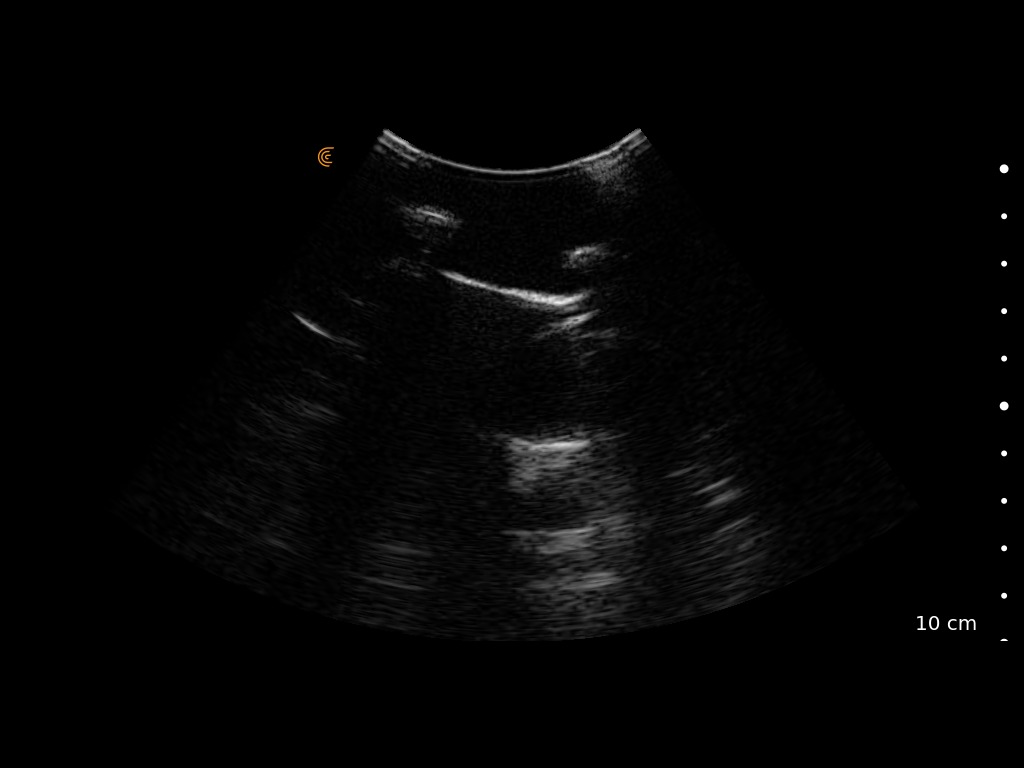
%> input picture data/clarius/Lung_Exam-01-Apr-2022/tar1_man.jpeg, 1024 x 768 px; its folder holds 3 pictures in this run
$ octave examine_US_quality.m   (GNU Octave 9; MATLAB toolbox functions it lacks are replaced by stand-ins)
%> lines starting %> are read from the running program, lines starting %| are printed output that depends on the picture
%% US image quality experiment with active-sensing-ee
clc; clear; close all

%% load data
file_dir = './data/clarius/';
experiment = 'Lung_Exam-01-Apr-2022/';
imgs = dir([file_dir, experiment, '*.jpeg']);

nimgs = length(imgs);
height = 768;       % clarius export setting
width = 1024;
bscan = zeros(height, width, nimgs, 'uint8');
for i=1:1:nimgs
   curr_file = imgs(i).name;
   curr_img = imread([file_dir,experiment,curr_file]);
%> curr_img is the input picture: size 768x1024x3 uint8; mean R, G, B 4.3, 4.3, 4.3
   bscan(:,:,i) = rgb2gray(curr_img);
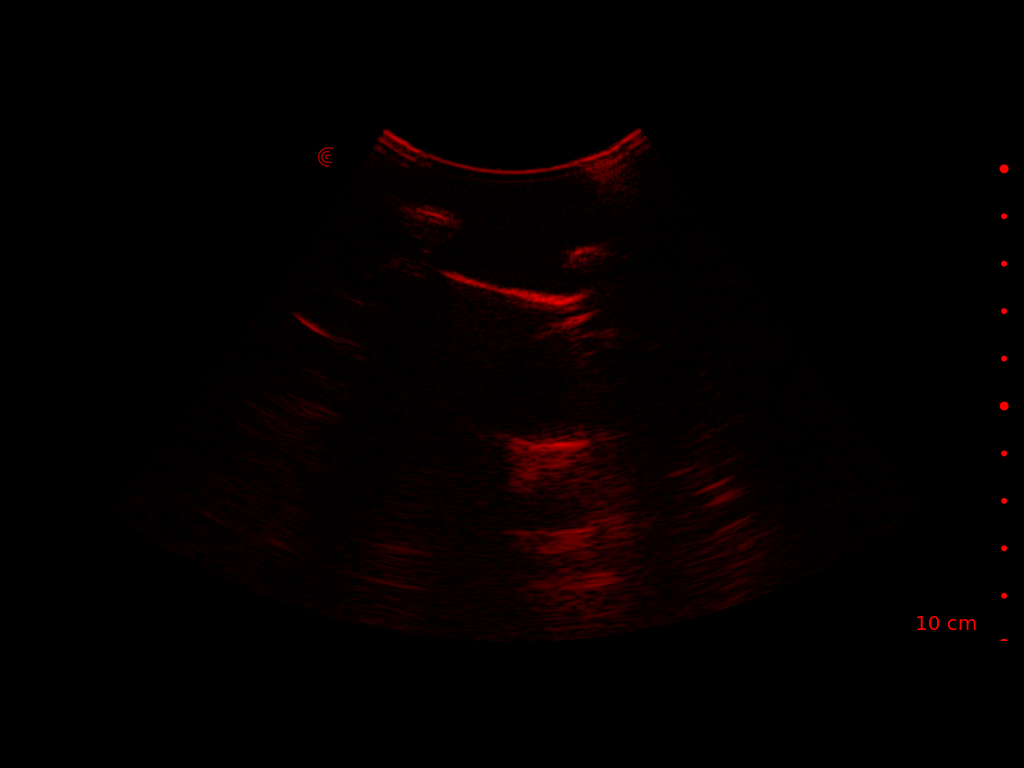
%> bscan: size 768x1024x3 uint8; mean R, G, B 4.3, 0, 0
end
%> pass 2 of the loop `for i=1:1:nimgs`:
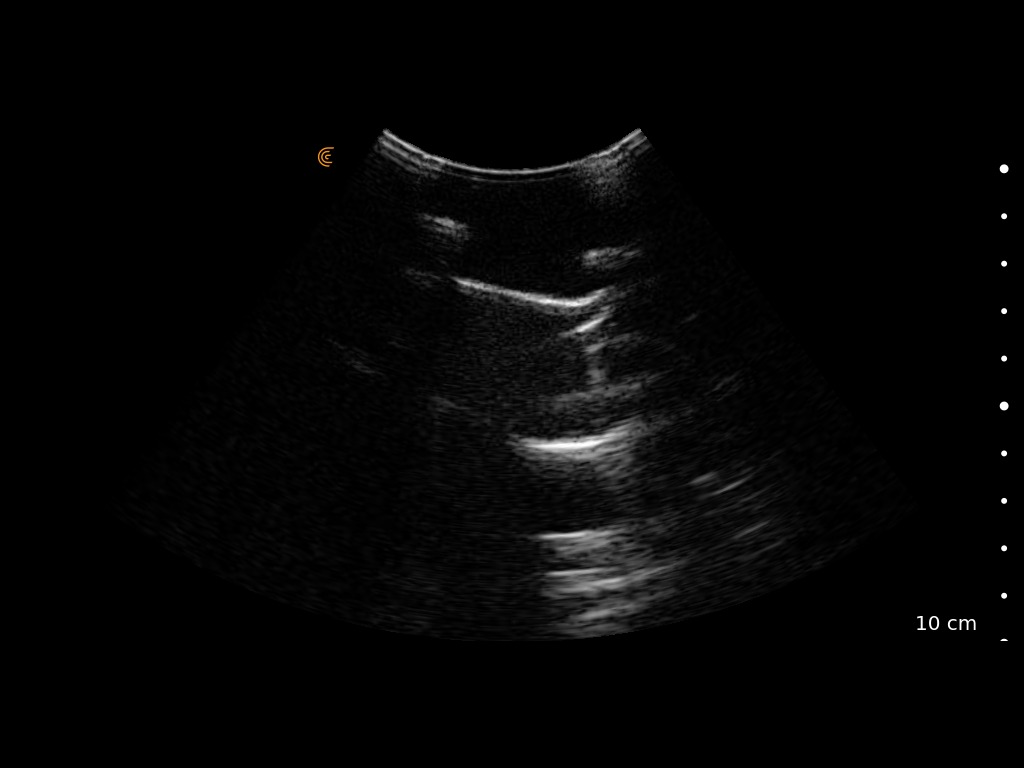
%> input picture data/clarius/Lung_Exam-01-Apr-2022/tar1_robo.jpeg, 1024 x 768 px
%> curr_img is the input picture: size 768x1024x3 uint8; mean R, G, B 5.1, 5.1, 5.1
%> `bscan(:,:,i) = rgb2gray(curr_img);`:
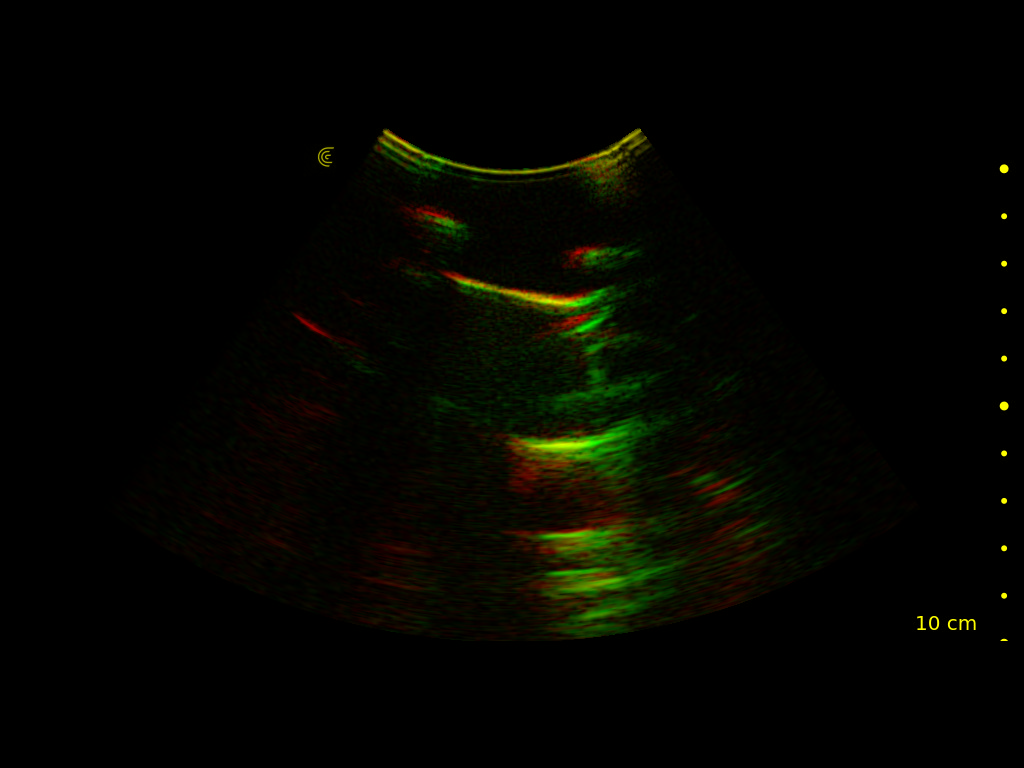
%> bscan: size 768x1024x3 uint8; mean R, G, B 4.3, 5.1, 0
%> pass 3 of the loop `for i=1:1:nimgs`:
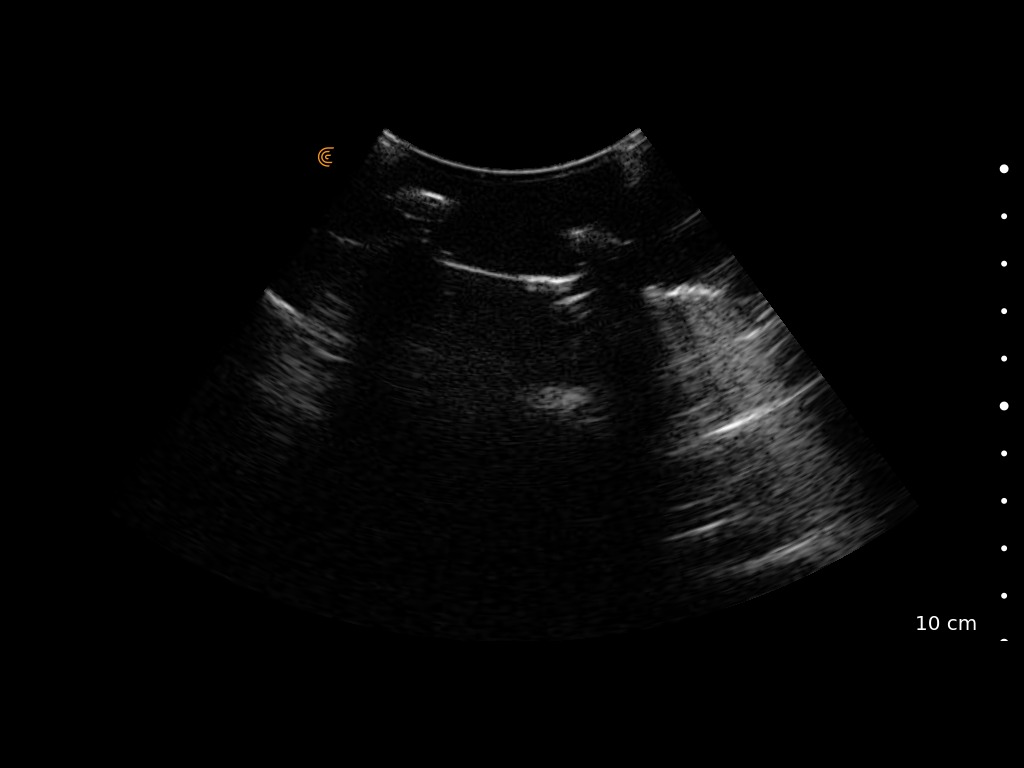
%> input picture data/clarius/Lung_Exam-01-Apr-2022/tar2_man.jpeg, 1024 x 768 px
%> curr_img is the input picture: size 768x1024x3 uint8; mean R, G, B 6, 6, 6
%> `bscan(:,:,i) = rgb2gray(curr_img);`:
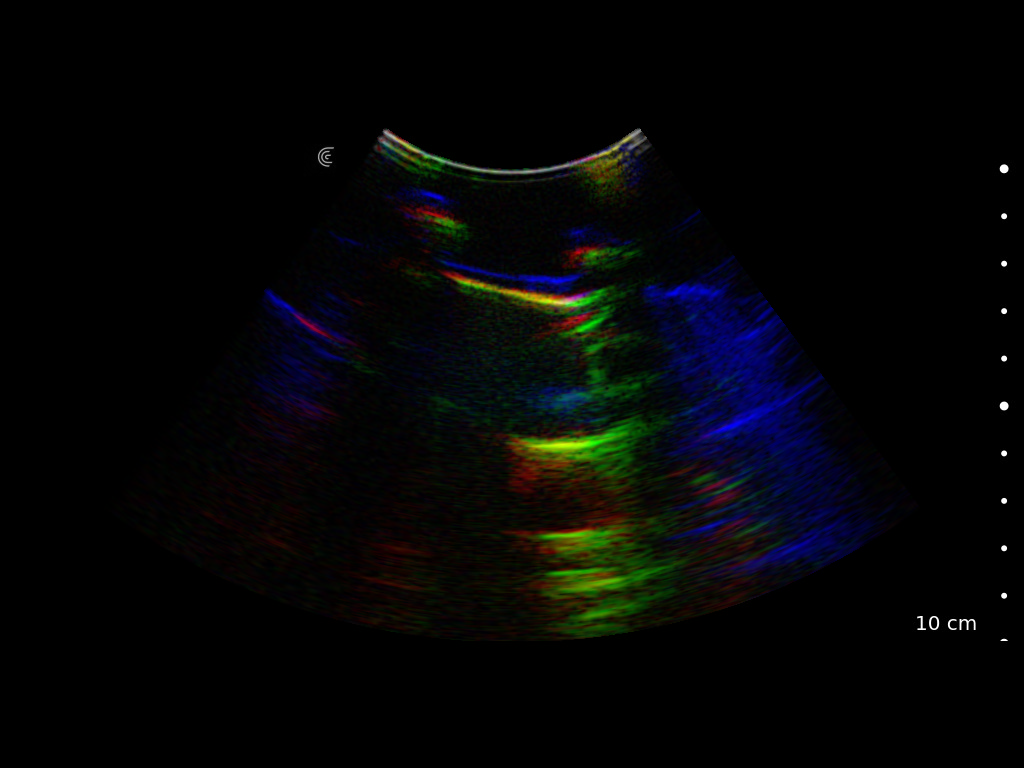
%> bscan: size 768x1024x3 uint8; mean R, G, B 4.3, 5.1, 6

% crop image
bscan_cropped = [];
% == crop frame
frm_top = 120; frm_bot = height - 120;
frm_left = 110; frm_right = width - 110;
% == remove clarius logo
logo_top = 20; logo_bot = 60;
logo_left = 202; logo_right = 233;
for i = 1:nimgs
    curr_img = bscan(:,:,i);
    curr_img = curr_img(frm_top:frm_bot,frm_left:frm_right);
    curr_img(logo_top:logo_bot,logo_left:logo_right) = 0;
    bscan_cropped = cat(3,bscan_cropped,curr_img);
end
%> this loop made 3 passes
%> pass 1, `curr_img = curr_img(frm_top:frm_bot,frm_left:frm_right);`:
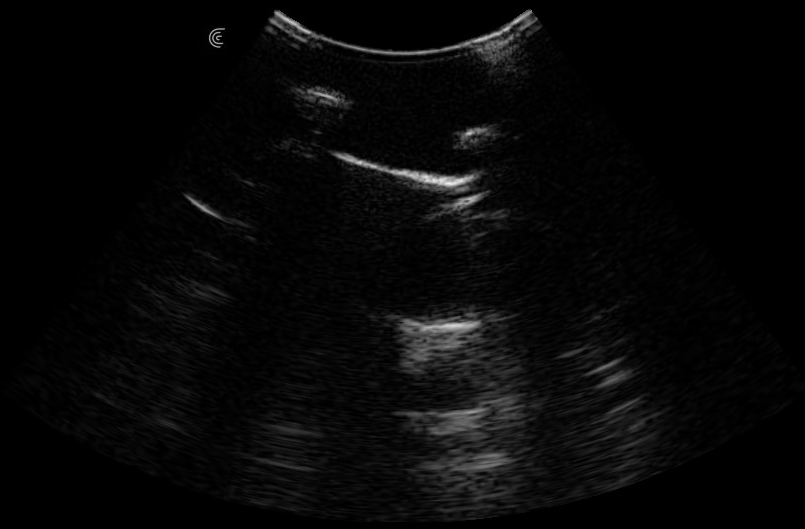
%> curr_img: size 529x805 uint8; min 0, max 240, mean 7.6
%> pass 2, `curr_img = bscan(:,:,i);`:
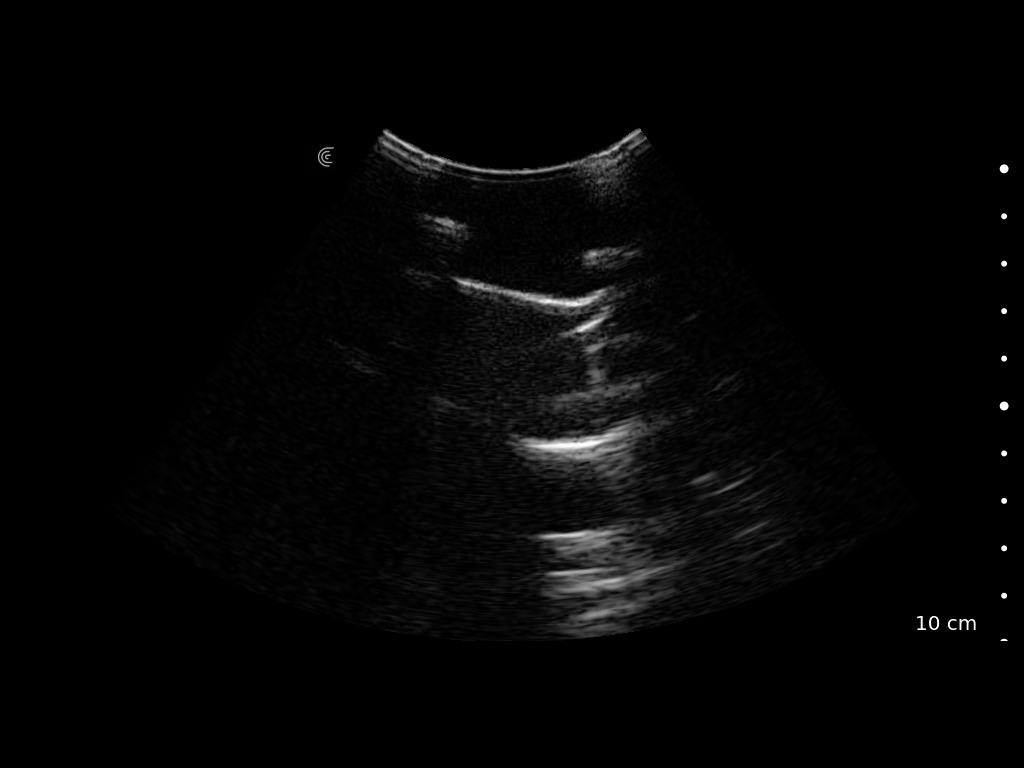
%> curr_img: size 768x1024 uint8; min 0, max 255, mean 5.1
%> after the loop:
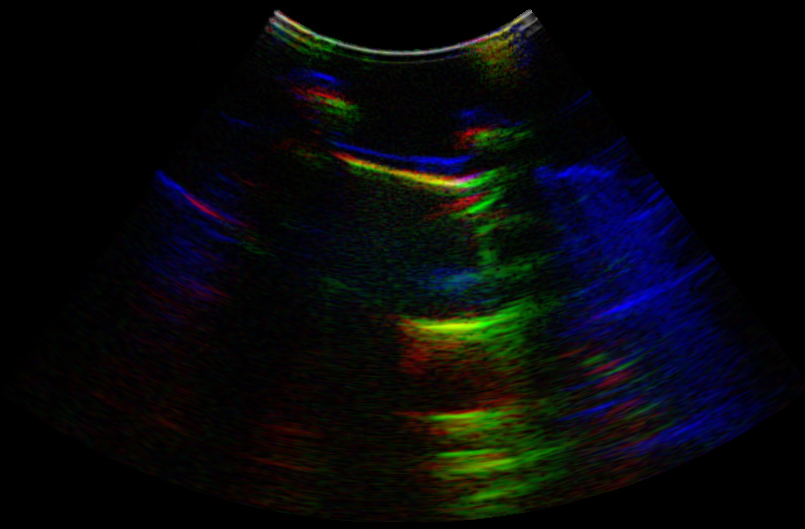
%> bscan_cropped: size 529x805x3 uint8; mean R, G, B 7.6, 9, 10.8
%> after the loop:
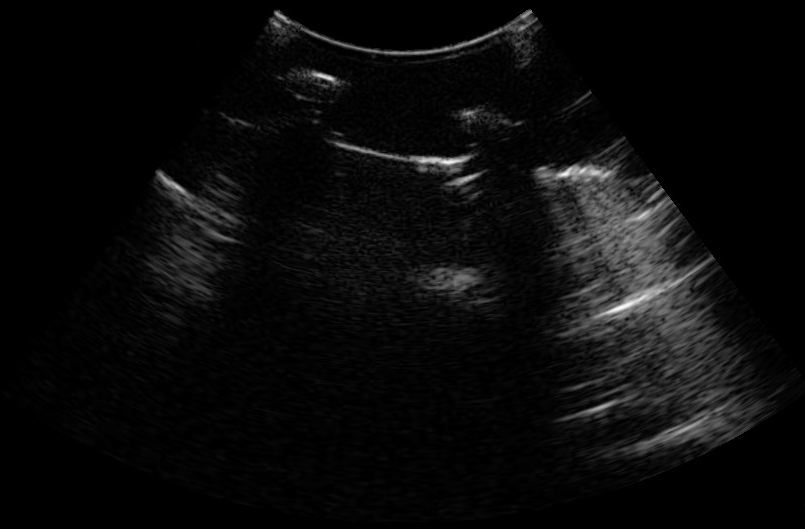
%> curr_img: size 529x805 uint8; min 0, max 255, mean 10.8

bscan_manual = bscan_cropped(:,:,1:2:end-1);
bscan_robot = bscan_cropped(:,:,2:2:end);
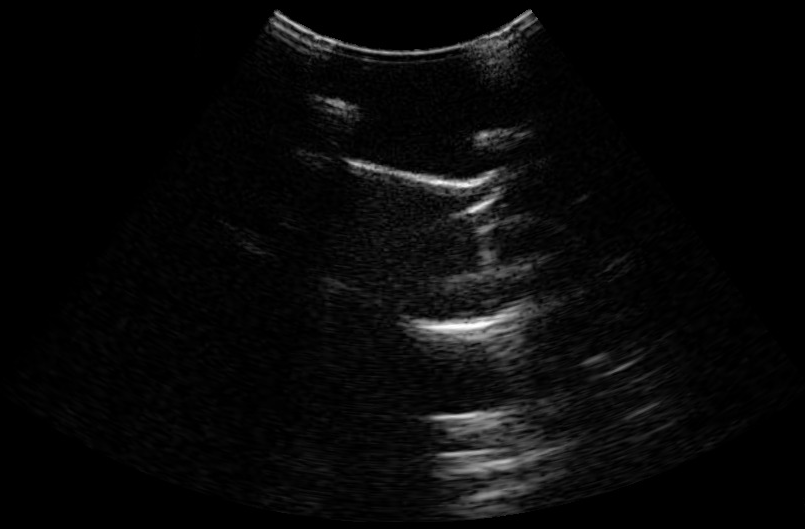
%> bscan_robot: size 529x805 uint8; min 0, max 255, mean 9

%% manual selection of ROI and BG to calculate CNR (only run once for each dataset)
% manual ROI & background selection
updateResult = false;
roi = cell(2,size(bscan_manual,3));
%> roi = {[], []}
bg = cell(2,size(bscan_manual,3));
%> bg = {[], []}
% for manually collected data
for i = 1:size(bscan_manual,3)
    fprintf('annotate manually collected image (%d/%d) \n',i,size(bscan_manual,3))
    imagesc(bscan_manual(:,:,i)); axis equal tight; colormap gray
    disp('draw roi');
%> (the run ends here)
